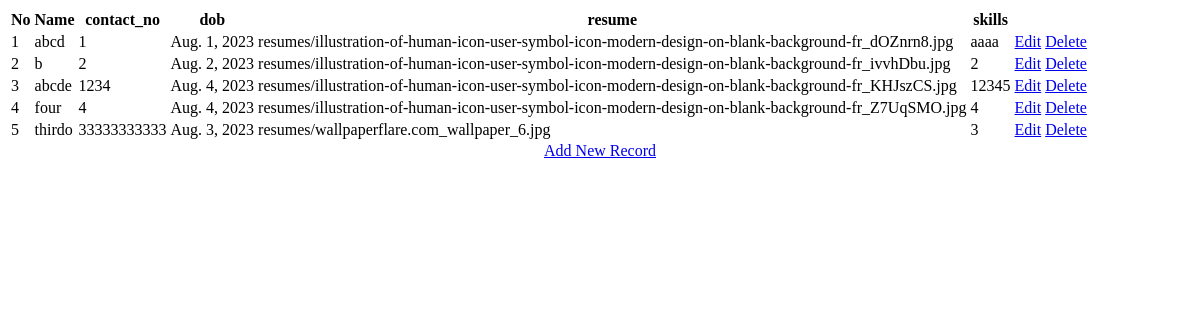
Page /Student_read/ on the earlier database version.
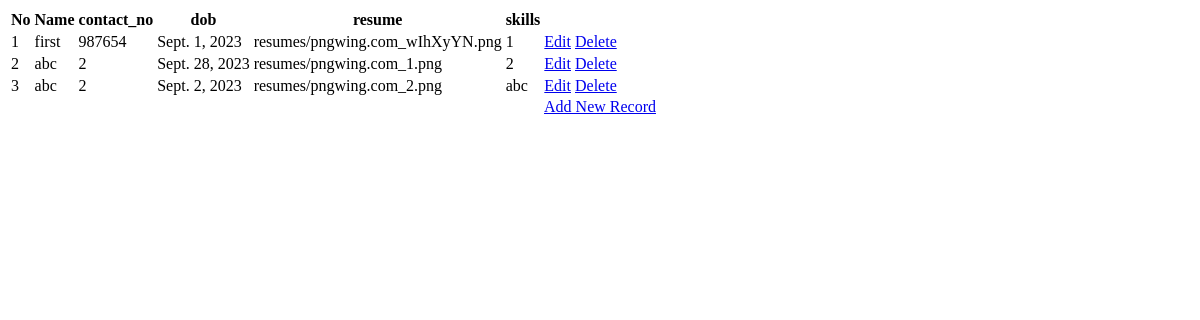
Same page on the later database version.
### user/models.py (models this page shows)
class Student(models.Model):
    user = models.ForeignKey(User, models.CASCADE, null = True , blank = True)
    name = models.CharField(max_length=100)
    photo = models.FileField(upload_to='profile_pic/',null=True)
    contact_no = models.CharField(max_length=100)
    dob = models.DateField()
    resume = models.FileField(upload_to='resumes/')
    skills = models.TextField()

### user/views.py (the view)
# urls.py: path('Student_read/',Student_read),
def Student_read(request):
    e1=Student.objects.all()
    context={
        'e1':e1,
    }
    return render(request,'Student_read.html',context)

### user/templates/Student_read.html (shortened to what this page needs)
<!DOCTYPE html>
<html lang="en">
<head>
</head>
<body>
    <table>
        <thead>
            <tr>
                <th>No </th>
                <th>Name </th>
                <th>contact_no </th>
                <th>dob</th>
                <th>resume</th>
                <th>skills</th>
            </tr>
        </thead>
        <tbody>
        {% for i in e1 %}
        <tr>
            <td>
                {{forloop.counter}}
            </td>
            <td>
                {{i.name}}
            </td>
            <td>
                {{i.contact_no}}
            </td>
            <td>
                {{i.dob}}
            </td>
            <td>
                {{i.resume}}
            </td>
            <td>
                {{i.skills}}
            </td>
            <td>
                <a href="/Student_update/{{i.id}}/">Edit</a>
                <a href="/Student_delete/{{i.id}}/">Delete</a>
            </td>
        </tr>
        {% endfor %}
        </tbody>
    </table>
    <center><a href="/Student_create/">Add New Record</a></center>
</body>
</html>

Differences in the rows shown:
removed Student: name "abcd", contact_no "1", dob "Aug. 1, 2023", resume "resumes/illustration-of-human-icon-user-symbol-icon-modern-design-on-blank-background-fr_dOZnrn8.jpg", skills "aaaa"
removed Student: name "b", contact_no "2", dob "Aug. 2, 2023", resume "resumes/illustration-of-human-icon-user-symbol-icon-modern-design-on-blank-background-fr_ivvhDbu.jpg", skills "2"
removed Student: name "abcde", contact_no "1234", dob "Aug. 4, 2023", resume "resumes/illustration-of-human-icon-user-symbol-icon-modern-design-on-blank-background-fr_KHJszCS.jpg", skills "12345"
removed Student: name "four", contact_no "4", dob "Aug. 4, 2023", resume "resumes/illustration-of-human-icon-user-symbol-icon-modern-design-on-blank-background-fr_Z7UqSMO.jpg", skills "4"
removed Student: name "thirdo", contact_no "33333333333", dob "Aug. 3, 2023", resume "resumes/wallpaperflare.com_wallpaper_6.jpg", skills "3"
added Student: name "first", contact_no "987654", dob "Sept. 1, 2023", resume "resumes/pngwing.com_wIhXyYN.png", skills "1"
added Student: name "abc", contact_no "2", dob "Sept. 28, 2023", resume "resumes/pngwing.com_1.png", skills "2"
added Student: name "abc", contact_no "2", dob "Sept. 2, 2023", resume "resumes/pngwing.com_2.png", skills "abc"
